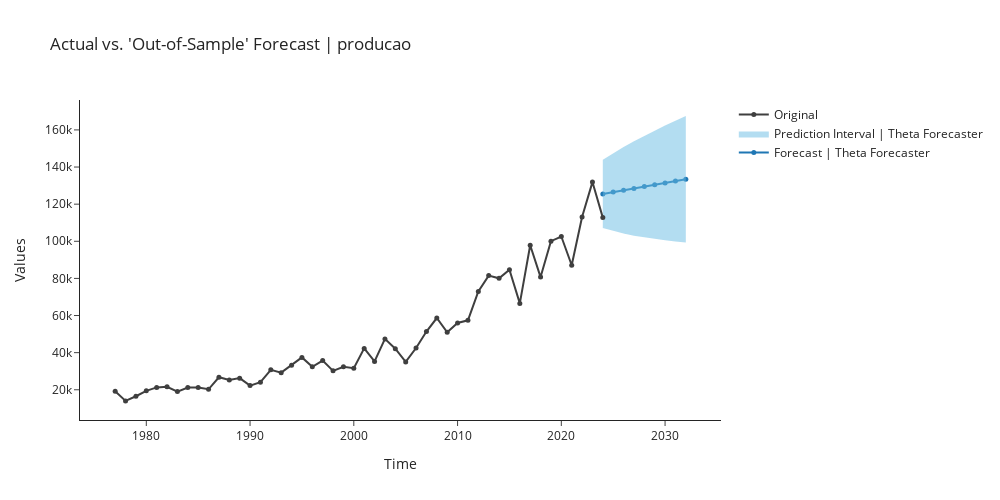

Source (notebook cell):
### Markdown cell above
### theta

### Code cell
theta = exp.create_model('theta')
exp.plot_model(plot = 'decomp', 
               data_kwargs = {'type' : 'multiplicative'},
               fig_kwargs = {"height":500,"width":1000,"template": "simple_white","hoverinfo":"none","big_data_threshold":50})
exp.plot_model(estimator = theta, 
               plot = 'forecast', 
               data_kwargs = {'fh' : 9},
               fig_kwargs = {"height":500,"width":1000,"template": "simple_white","hoverinfo":"none","big_data_threshold":50})
exp.predict_model(theta, fh = 9)

### Figure 1 — Plotly figure (JSON) as saved in the notebook; plotly's stock layout.template omitted (floating-point values rounded to 4 significant figures)
{"data": [{"line": {"color": "#1f77b4"}, "marker": {"size": 5}, "mode": "lines+markers", "name": "Forecast | Theta Forecaster", "showlegend": true, "type": "scatter", "x": [2024, 2025, 2026, 2027, 2028, 2029, 2030, 2031, 2032], "y": [125500.0, 126500.0, 127500.0, 128500.0, 129500.0, 130400.0, 131400.0, 132400.0, 133400.0]}, {"line": {"width": 0}, "marker": {"color": "#68BBE3"}, "mode": "lines", "name": "Lower Interval", "showlegend": false, "type": "scatter", "x": [2024, 2025, 2026, 2027, 2028, 2029, 2030, 2031, 2032], "y": [107100.0, 105500.0, 104200.0, 103000.0, 102100.0, 101200.0, 100500.0, 99870.0, 99310.0]}, {"fill": "tonexty", "fillcolor": "rgba(104,187,227,0.5)", "line": {"width": 0}, "marker": {"color": "#68BBE3"}, "mode": "lines", "name": "Prediction Interval | Theta Forecaster", "showlegend": true, "type": "scatter", "x": [2024, 2025, 2026, 2027, 2028, 2029, 2030, 2031, 2032], "y": [143900.0, 147500.0, 150800.0, 153900.0, 156900.0, 159700.0, 162400.0, 165000.0, 167500.0]}, {"marker": {"color": "#3f3f3f", "size": 5}, "mode": "lines+markers", "name": "Original", "showlegend": true, "type": "scatter", "x": [1977, 1978, 1979, 1980, 1981, 1982, 1983, 1984, 1985, 1986, 1987, 1988, 1989, 1990, 1991, 1992, 1993, 1994, 1995, 1996, 1997, 1998, 1999, 2000, 2001, 2002, 2003, 2004, 2005, 2006, 2007, 2008, 2009, 2010, 2011, 2012, 2013, 2014, 2015, 2016, 2017, 2018, 2019, 2020, 2021, 2022, 2023, 2024], "y": [19256, 14017, 16514, 19435, 21284, 21605, 19015, 21178, 21175, 20265, 26759, 25224, 26268, 22258, 24100.0, 30770.0, 29210.0, 33170.0, 37440.0, 32400.0, 35720.0, 30190.0, 32390.0, 31640.0, 42290.0, 35270.0, 47410.0, 42130.0, 35010.0, 42510.0, 51370.0, 58650.0, 51000.0, 56020.0, 57410.0, 72980.0, 81510.0, 80050.0, 84670.0, 66530.0, 97840.0, 80710.0, 100000.0, 102600.0, 87100.0, 113100.0, 131900.0, 112800.0]}], "layout": {"autosize": false, "height": 500, "showlegend": true, "title": {"text": "Actual vs. 'Out-of-Sample' Forecast | producao"}, "width": 1000, "xaxis": {"title": {"text": "Time"}}, "yaxis": {"title": {"text": "Values"}}}}
